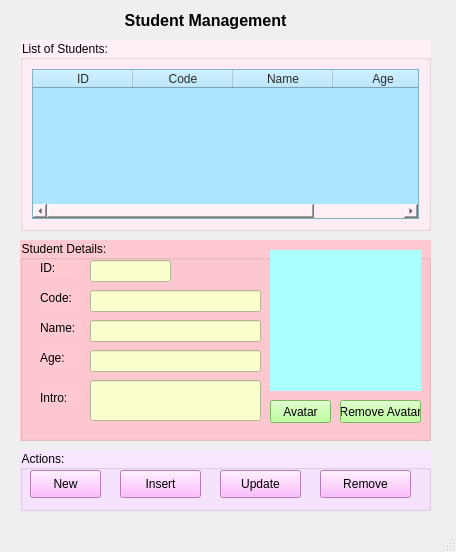
<?xml version="1.0" encoding="UTF-8"?>
<ui version="4.0">
 <class>MainWindow</class>
 <widget class="QMainWindow" name="MainWindow">
  <property name="geometry">
   <rect>
    <x>0</x>
    <y>0</y>
    <width>456</width>
    <height>552</height>
   </rect>
  </property>
  <property name="windowTitle">
   <string>Đào Thảo Uyên - Student Management</string>
  </property>
  <property name="windowIcon">
   <iconset>
    <normaloff>img/z7082604792058_059589c69d588a411b42c330b67dc3e7.jpg</normaloff>img/z7082604792058_059589c69d588a411b42c330b67dc3e7.jpg</iconset>
  </property>
  <property name="windowOpacity">
   <double>3.000000000000000</double>
  </property>
  <widget class="QWidget" name="centralwidget">
   <widget class="QLabel" name="label">
    <property name="geometry">
     <rect>
      <x>20</x>
      <y>0</y>
      <width>371</width>
      <height>41</height>
     </rect>
    </property>
    <property name="font">
     <font>
      <pointsize>12</pointsize>
      <weight>75</weight>
      <bold>true</bold>
     </font>
    </property>
    <property name="text">
     <string>Student Management</string>
    </property>
    <property name="alignment">
     <set>Qt::AlignCenter</set>
    </property>
   </widget>
   <widget class="QGroupBox" name="groupBox">
    <property name="geometry">
     <rect>
      <x>20</x>
      <y>450</y>
      <width>411</width>
      <height>61</height>
     </rect>
    </property>
    <property name="styleSheet">
     <string notr="true">background-color: rgb(248, 229, 255)</string>
    </property>
    <property name="title">
     <string>Actions:</string>
    </property>
    <widget class="QPushButton" name="pushButtonRemove">
     <property name="geometry">
      <rect>
       <x>300</x>
       <y>20</y>
       <width>91</width>
       <height>28</height>
      </rect>
     </property>
     <property name="styleSheet">
      <string notr="true">background-color: rgb(255, 170, 255);</string>
     </property>
     <property name="text">
      <string>Remove</string>
     </property>
     <property name="icon">
      <iconset>
       <normaloff>images/ic_delete.png</normaloff>images/ic_delete.png</iconset>
     </property>
     <property name="iconSize">
      <size>
       <width>24</width>
       <height>24</height>
      </size>
     </property>
    </widget>
    <widget class="QPushButton" name="pushButtonInsert">
     <property name="geometry">
      <rect>
       <x>100</x>
       <y>20</y>
       <width>81</width>
       <height>28</height>
      </rect>
     </property>
     <property name="styleSheet">
      <string notr="true">background-color: rgb(255, 170, 255);</string>
     </property>
     <property name="text">
      <string>Insert</string>
     </property>
     <property name="icon">
      <iconset>
       <normaloff>images/ic_save.png</normaloff>images/ic_save.png</iconset>
     </property>
     <property name="iconSize">
      <size>
       <width>24</width>
       <height>24</height>
      </size>
     </property>
    </widget>
    <widget class="QPushButton" name="pushButtonNew">
     <property name="geometry">
      <rect>
       <x>10</x>
       <y>20</y>
       <width>71</width>
       <height>28</height>
      </rect>
     </property>
     <property name="styleSheet">
      <string notr="true">background-color: rgb(255, 170, 255);</string>
     </property>
     <property name="text">
      <string>New</string>
     </property>
     <property name="icon">
      <iconset>
       <normaloff>images/ic_new.png</normaloff>images/ic_new.png</iconset>
     </property>
     <property name="iconSize">
      <size>
       <width>24</width>
       <height>24</height>
      </size>
     </property>
    </widget>
    <widget class="QPushButton" name="pushButtonUpdate">
     <property name="geometry">
      <rect>
       <x>200</x>
       <y>20</y>
       <width>81</width>
       <height>28</height>
      </rect>
     </property>
     <property name="styleSheet">
      <string notr="true">background-color: rgb(255, 170, 255);</string>
     </property>
     <property name="text">
      <string>Update</string>
     </property>
     <property name="icon">
      <iconset>
       <normaloff>images/ic_update.png</normaloff>images/ic_update.png</iconset>
     </property>
     <property name="iconSize">
      <size>
       <width>24</width>
       <height>24</height>
      </size>
     </property>
    </widget>
   </widget>
   <widget class="QGroupBox" name="groupBox_2">
    <property name="geometry">
     <rect>
      <x>20</x>
      <y>240</y>
      <width>411</width>
      <height>201</height>
     </rect>
    </property>
    <property name="styleSheet">
     <string notr="true">background-color: rgb(255, 201, 209)</string>
    </property>
    <property name="title">
     <string>Student Details:</string>
    </property>
    <widget class="QLabel" name="label_4">
     <property name="geometry">
      <rect>
       <x>20</x>
       <y>110</y>
       <width>41</width>
       <height>16</height>
      </rect>
     </property>
     <property name="text">
      <string>Age:</string>
     </property>
    </widget>
    <widget class="QLabel" name="label_3">
     <property name="geometry">
      <rect>
       <x>20</x>
       <y>80</y>
       <width>41</width>
       <height>16</height>
      </rect>
     </property>
     <property name="text">
      <string>Name:</string>
     </property>
    </widget>
    <widget class="QLineEdit" name="lineEditName">
     <property name="geometry">
      <rect>
       <x>70</x>
       <y>80</y>
       <width>171</width>
       <height>22</height>
      </rect>
     </property>
     <property name="styleSheet">
      <string notr="true">background-color: rgb(251, 255, 206);
color: #2a2a2a</string>
     </property>
    </widget>
    <widget class="QLineEdit" name="lineEditAge">
     <property name="geometry">
      <rect>
       <x>70</x>
       <y>110</y>
       <width>171</width>
       <height>22</height>
      </rect>
     </property>
     <property name="styleSheet">
      <string notr="true">background-color: rgb(251, 255, 206);
color: #2a2a2a</string>
     </property>
    </widget>
    <widget class="QLabel" name="label_2">
     <property name="geometry">
      <rect>
       <x>20</x>
       <y>50</y>
       <width>41</width>
       <height>16</height>
      </rect>
     </property>
     <property name="text">
      <string>Code:</string>
     </property>
    </widget>
    <widget class="QLineEdit" name="lineEditCode">
     <property name="geometry">
      <rect>
       <x>70</x>
       <y>50</y>
       <width>171</width>
       <height>22</height>
      </rect>
     </property>
     <property name="styleSheet">
      <string notr="true">background-color: rgb(251, 255, 206);
color: #2a2a2a</string>
     </property>
    </widget>
    <widget class="QLabel" name="label_5">
     <property name="geometry">
      <rect>
       <x>20</x>
       <y>150</y>
       <width>41</width>
       <height>16</height>
      </rect>
     </property>
     <property name="text">
      <string>Intro:</string>
     </property>
    </widget>
    <widget class="QLineEdit" name="lineEditIntro">
     <property name="geometry">
      <rect>
       <x>70</x>
       <y>140</y>
       <width>171</width>
       <height>41</height>
      </rect>
     </property>
     <property name="styleSheet">
      <string notr="true">background-color: rgb(251, 255, 206);
color: #2a2a2a</string>
     </property>
    </widget>
    <widget class="QLabel" name="labelAvatar">
     <property name="geometry">
      <rect>
       <x>250</x>
       <y>10</y>
       <width>151</width>
       <height>141</height>
      </rect>
     </property>
     <property name="styleSheet">
      <string notr="true">background-color: rgb(170, 255, 255);
border-color: rgb(85, 85, 0);</string>
     </property>
     <property name="text">
      <string/>
     </property>
     <property name="pixmap">
      <pixmap>images/ic_no_avatar.png</pixmap>
     </property>
     <property name="scaledContents">
      <bool>true</bool>
     </property>
    </widget>
    <widget class="QPushButton" name="pushButtonAvatar">
     <property name="geometry">
      <rect>
       <x>250</x>
       <y>160</y>
       <width>61</width>
       <height>23</height>
      </rect>
     </property>
     <property name="styleSheet">
      <string notr="true">background-color: rgb(170, 255, 127);</string>
     </property>
     <property name="text">
      <string>Avatar</string>
     </property>
    </widget>
    <widget class="QLabel" name="label_6">
     <property name="geometry">
      <rect>
       <x>20</x>
       <y>20</y>
       <width>41</width>
       <height>16</height>
      </rect>
     </property>
     <property name="text">
      <string>ID:</string>
     </property>
    </widget>
    <widget class="QLineEdit" name="lineEditId">
     <property name="enabled">
      <bool>false</bool>
     </property>
     <property name="geometry">
      <rect>
       <x>70</x>
       <y>20</y>
       <width>81</width>
       <height>22</height>
      </rect>
     </property>
     <property name="styleSheet">
      <string notr="true">background-color: rgb(251, 255, 206);
color:rgb(42, 42, 42)</string>
     </property>
     <property name="readOnly">
      <bool>true</bool>
     </property>
    </widget>
    <widget class="QPushButton" name="pushButtonRemoveAvatar">
     <property name="geometry">
      <rect>
       <x>320</x>
       <y>160</y>
       <width>81</width>
       <height>23</height>
      </rect>
     </property>
     <property name="styleSheet">
      <string notr="true">background-color: rgb(170, 255, 127);</string>
     </property>
     <property name="text">
      <string>Remove Avatar</string>
     </property>
    </widget>
   </widget>
   <widget class="QGroupBox" name="groupBox_3">
    <property name="geometry">
     <rect>
      <x>20</x>
      <y>40</y>
      <width>411</width>
      <height>191</height>
     </rect>
    </property>
    <property name="styleSheet">
     <string notr="true">background-color: rgb(255, 240, 248)</string>
    </property>
    <property name="title">
     <string>List of Students:</string>
    </property>
    <layout class="QVBoxLayout" name="verticalLayout">
     <item>
      <widget class="QTableWidget" name="tableWidgetStudent">
       <property name="styleSheet">
        <string notr="true">background-color:rgb(172, 229, 255);
color: #2a2a2a
</string>
       </property>
       <column>
        <property name="text">
         <string>ID</string>
        </property>
       </column>
       <column>
        <property name="text">
         <string>Code</string>
        </property>
       </column>
       <column>
        <property name="text">
         <string>Name</string>
        </property>
       </column>
       <column>
        <property name="text">
         <string>Age</string>
        </property>
       </column>
      </widget>
     </item>
    </layout>
   </widget>
  </widget>
  <widget class="QMenuBar" name="menubar">
   <property name="geometry">
    <rect>
     <x>0</x>
     <y>0</y>
     <width>456</width>
     <height>18</height>
    </rect>
   </property>
  </widget>
  <widget class="QStatusBar" name="statusbar"/>
 </widget>
 <tabstops>
  <tabstop>tableWidgetStudent</tabstop>
  <tabstop>lineEditCode</tabstop>
  <tabstop>lineEditName</tabstop>
  <tabstop>lineEditAge</tabstop>
  <tabstop>pushButtonNew</tabstop>
  <tabstop>pushButtonInsert</tabstop>
  <tabstop>pushButtonRemove</tabstop>
 </tabstops>
 <resources/>
 <connections/>
</ui>
